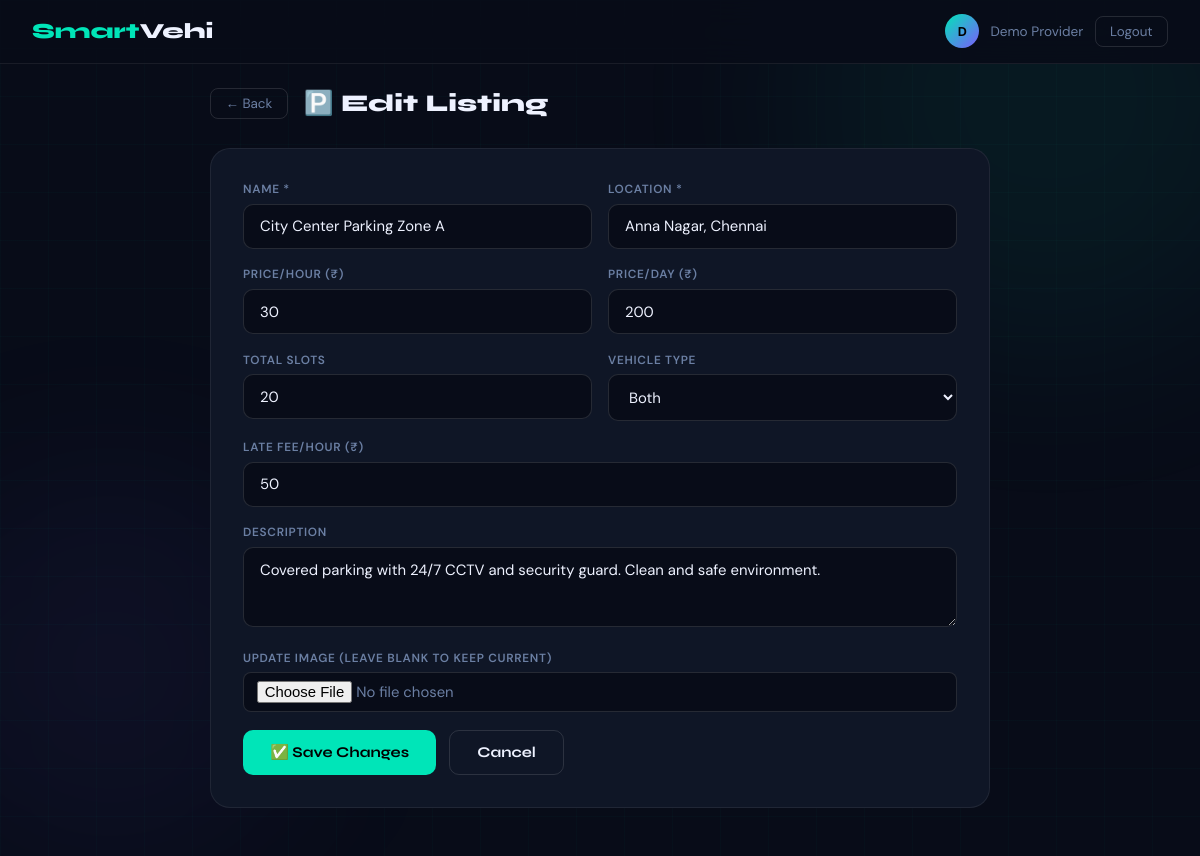
The page /provider/edit_listing.php?id=1 (signed in) on the database its author committed.
### tables this page shows
CREATE TABLE IF NOT EXISTS users (
    id         INT AUTO_INCREMENT PRIMARY KEY,
    full_name  VARCHAR(120) NOT NULL,
    email      VARCHAR(180) NOT NULL UNIQUE,
    phone      VARCHAR(20)  NOT NULL DEFAULT '',
    password   VARCHAR(255) NOT NULL,
    role       ENUM('provider','receiver') NOT NULL,
    created_at TIMESTAMP DEFAULT CURRENT_TIMESTAMP
);

CREATE TABLE IF NOT EXISTS listings (
    id               INT AUTO_INCREMENT PRIMARY KEY,
    user_id          INT NOT NULL,
    type             ENUM('parking','washing','rental') NOT NULL,
    name             VARCHAR(200) NOT NULL,
    location         VARCHAR(300) NOT NULL,
    description      TEXT,
    image            VARCHAR(300) DEFAULT NULL,
     
    price_hour       DECIMAL(10,2) DEFAULT NULL,
    price_day        DECIMAL(10,2) DEFAULT NULL,
    total_slots      INT           DEFAULT NULL,
    vehicle_type     VARCHAR(50)   DEFAULT NULL,
    late_fee_hour    DECIMAL(10,2) DEFAULT 50.00,
     
    price_basic      DECIMAL(10,2) DEFAULT NULL,
    price_full       DECIMAL(10,2) DEFAULT NULL,
    services_offered TEXT          DEFAULT NULL,
    pickup_drop_fee  DECIMAL(10,2) DEFAULT 100.00,
     
    rental_type      VARCHAR(100)  DEFAULT NULL,
    vehicle_model    VARCHAR(100)  DEFAULT NULL,
    rent_hour        DECIMAL(10,2) DEFAULT NULL,
    rent_day         DECIMAL(10,2) DEFAULT NULL,
    fuel_type        VARCHAR(50)   DEFAULT NULL,
    late_fee_rental  DECIMAL(10,2) DEFAULT 100.00,
     
    is_taken         TINYINT(1)    DEFAULT 0,
    taken_at         DATETIME      DEFAULT NULL,
    return_due       DATETIME      DEFAULT NULL,
    is_active        TINYINT(1)    DEFAULT 1,
    created_at       TIMESTAMP     DEFAULT CURRENT_TIMESTAMP,
    FOREIGN KEY (user_id) REFERENCES users(id) ON DELETE CASCADE
);

### includes/config.php (called while the page is built, shortened)
<?php
function baseUrl(): string {
    static $base = null;
    if ($base !== null) return $base;
    $proto  = (!empty($_SERVER['HTTPS']) && $_SERVER['HTTPS'] !== 'off') ? 'https' : 'http';
    $host   = $_SERVER['HTTP_HOST'];
    $script = $_SERVER['SCRIPT_NAME'];
    $parts  = explode('/', trim(dirname($script), '/'));
    $path   = '';
    foreach ($parts as $seg) {
        $path .= '/' . $seg;
    }
    $base = $proto . '://' . $host . $path;
    return $base;
}
function getDB(): mysqli {
    static $conn = null;
    if ($conn !== null) return $conn;
    $conn = new mysqli(DB_HOST, DB_USER, DB_PASS, DB_NAME);
    $conn->set_charset('utf8mb4');
    return $conn;
}
function clean(string $v): string {
    return htmlspecialchars(strip_tags(trim($v)), ENT_QUOTES, 'UTF-8');
}
function getCurrentUser(): ?array {
    $db = getDB(); $id = (int)$_SESSION['user_id'];
    $s  = $db->prepare('SELECT * FROM users WHERE id=?');
    $s->bind_param('i', $id); $s->execute();
    return $s->get_result()->fetch_assoc() ?: null;
}
?>

### provider/edit_listing.php (the view, shortened to what this page needs)
<?php
require_once '../includes/config.php';
$user=getCurrentUser(); $db=getDB(); $B=baseUrl();
$id=(int)($_GET['id']??0);
$s=$db->prepare('SELECT * FROM listings WHERE id=? AND user_id=?');
$s->bind_param('ii',$id,$user['id']); $s->execute();
$l=$s->get_result()->fetch_assoc();
$icons=['parking'=>'🅿️','washing'=>'🚿','rental'=>'🚗'];
$pageTitle='Edit Listing'; require_once '../includes/header.php'; ?>
<div class="page fu" style="padding-top:5.5rem;">
<div class="container" style="max-width:780px;">
  <div style="display:flex;align-items:center;gap:1rem;margin-bottom:1.8rem;">
    <a href="<?= $B ?>/provider/dashboard.php?tab=my" class="nbtn">← Back</a>
    <h2 style="font-size:1.5rem;font-weight:800;"><?= $icons[$l['type']] ?> Edit Listing</h2>
  </div>
  <div class="card">
    <form method="POST" enctype="multipart/form-data">
      <div class="form-row">
        <div class="fg"><label>Name *</label><input type="text" name="name" value="<?= clean($l['name']) ?>" required></div>
        <div class="fg"><label>Location *</label><input type="text" name="location" value="<?= clean($l['location']) ?>" required></div>
      </div>
      <?php if($l['type']==='parking'): ?>
        <div class="form-row">
          <div class="fg"><label>Price/Hour (₹)</label><input type="number" name="price_hour" step="0.01" min="0" value="<?= (float)$l['price_hour'] ?>"></div>
          <div class="fg"><label>Price/Day (₹)</label><input type="number" name="price_day" step="0.01" min="0" value="<?= (float)$l['price_day'] ?>"></div>
        </div>
        <div class="form-row">
          <div class="fg"><label>Total Slots</label><input type="number" name="total_slots" min="1" value="<?= (int)$l['total_slots'] ?>"></div>
          <div class="fg"><label>Vehicle Type</label><select name="vehicle_type"><?php foreach(['2-Wheeler','4-Wheeler','Both'] as $o): ?><option <?= $l['vehicle_type']===$o?'selected':'' ?>><?= $o ?></option><?php endforeach; ?></select></div>
        </div>
        <div class="fg"><label>Late Fee/Hour (₹)</label><input type="number" name="late_fee_hour" step="0.01" value="<?= (float)$l['late_fee_hour'] ?>"></div>
      <?php endif; ?>
      <div class="fg"><label>Description</label><textarea name="description"><?= clean($l['description']??'') ?></textarea></div>
      <div class="fg">
        <label>Update Image (leave blank to keep current)</label>
        <input type="file" name="image" accept="image/*" style="background:var(--bg);border:1px solid var(--border2);border-radius:8px;padding:.5rem .8rem;width:100%;color:var(--muted);">
      </div>
      <div style="display:flex;gap:.8rem;flex-wrap:wrap;">
        <button type="submit" class="btn btn-primary">✅ Save Changes</button>
        <a href="<?= $B ?>/provider/dashboard.php?tab=my" class="btn btn-outline">Cancel</a>
      </div>
    </form>
  </div>
</div></div>
<?php require_once '../includes/footer.php'; ?>

### includes/header.php (shortened to what this page needs)
<?php
$currentUser = getCurrentUser();
$B = baseUrl();
?><!DOCTYPE html>
<html lang="en">
<head>
</head>
<body>
<div class="bg-orb orb1"></div>
<div class="bg-orb orb2"></div>
<nav class="navbar">
  <a href="<?= $B ?>/index.php" class="logo">Smart<span>Vehi</span></a>
  <div class="nav-r">
    <?php if ($currentUser): ?>
      <div class="avatar"><?= strtoupper(substr($currentUser['full_name'],0,1)) ?></div>
      <span class="uname"><?= clean($currentUser['full_name']) ?></span>
      <a href="<?= $B ?>/logout.php" class="nbtn">Logout</a>
    <?php else: ?>
      <a href="<?= $B ?>/index.php" class="nbtn">← Home</a>
    <?php endif; ?>
  </div>
</nav>
<div class="wrap">

### includes/header.php (style rules this page uses)
:root { --bg:#080c18;--surface:#0f1626;--surface2:#161f34;--surface3:#1c2640; --accent:#00e5b8;--accent2:#ff5f1f;--accent3:#7c5cfc;--gold:#fbbf24; --text:#eef2ff;--muted:#6b7fa3;--muted2:#4a5568; --border:rgba(255,255,255,0.07);--border2:rgba(255,255,255,0.12); --glow:0 0 40px rgba(0,229,184,.2);--r:14px;--r2:20px; --ease:all .3s cubic-bezier(.4,0,.2,1); }
* { margin:0;padding:0;box-sizing:border-box; }
html { scroll-behavior:smooth; }
body { font-family:'DM Sans',sans-serif;background:var(--bg);color:var(--text);min-height:100vh;overflow-x:hidden; }
h1,h2,h3,h4 { font-family:'Syne',sans-serif; }
a { color:inherit;text-decoration:none; }
.bg-orb { position:fixed;border-radius:50%;filter:blur(90px);pointer-events:none;z-index:0; }
.orb1 { width:500px;height:500px;background:rgba(0,229,184,.06);top:-150px;right:-100px; }
.orb2 { width:380px;height:380px;background:rgba(124,92,252,.06);bottom:0;left:-80px; }
.wrap { position:relative;z-index:1; }
.page { min-height:100vh;padding:5.5rem 1.5rem 3rem; }
.container { max-width:1100px;margin:0 auto; }
.navbar { position:fixed;top:0;left:0;right:0;z-index:500; display:flex;align-items:center;justify-content:space-between;padding:.9rem 2rem; background:rgba(8,12,24,.92);backdrop-filter:blur(24px);border-bottom:1px solid var(--border); }
.logo { font-family:'Syne',sans-serif;font-weight:800;font-size:1.35rem;color:var(--accent); }
.logo span { color:var(--text); }
.nav-r { display:flex;align-items:center;gap:.7rem;flex-wrap:wrap; }
.avatar { width:34px;height:34px;border-radius:50%;background:linear-gradient(135deg,var(--accent),var(--accent3)); display:flex;align-items:center;justify-content:center;font-weight:800;font-size:.8rem;color:#000; }
.uname { font-size:.85rem;color:var(--muted);max-width:130px;white-space:nowrap;overflow:hidden;text-overflow:ellipsis; }
.nbtn { background:none;border:1px solid var(--border2);color:var(--muted);padding:.38rem .9rem; border-radius:8px;font-size:.84rem;cursor:pointer;transition:var(--ease);display:inline-block; }
.card { background:var(--surface);border:1px solid var(--border);border-radius:var(--r2);padding:2rem; }
.fg { margin-bottom:1.1rem; }
.fg label { display:block;font-size:.74rem;color:var(--muted);font-weight:600;letter-spacing:.06em;text-transform:uppercase;margin-bottom:.42rem; }
.fg input,.fg select,.fg textarea { width:100%;background:var(--bg);border:1px solid var(--border2);border-radius:10px;padding:.72rem 1rem;color:var(--text);font-family:'DM Sans',sans-serif;font-size:.93rem;transition:var(--ease); }
.fg select option { background:var(--surface); }
.fg textarea { resize:vertical;min-height:80px; }
.form-row { display:grid;grid-template-columns:1fr 1fr;gap:1rem; }
.btn { display:inline-flex;align-items:center;justify-content:center;gap:.4rem;padding:.78rem 1.7rem;border:none;border-radius:10px;cursor:pointer;font-family:'Syne',sans-serif;font-weight:700;font-size:.93rem;transition:var(--ease); }
.btn-primary { background:var(--accent);color:#000; }
.btn-outline { background:transparent;border:1px solid var(--border2);color:var(--text); }
.fu { animation:fadeUp .45s ease both; }

### rows shown on the page
users: full_name "D", full_name "Demo Provider"
listings: type "🅿️", name "City Center Parking Zone A", location "Anna Nagar, Chennai", price_hour "30", price_day "200", total_slots "20", vehicle_type "Both", late_fee_hour "50", description "Covered parking with 24/7 CCTV and security guard. Clean and safe environment."
